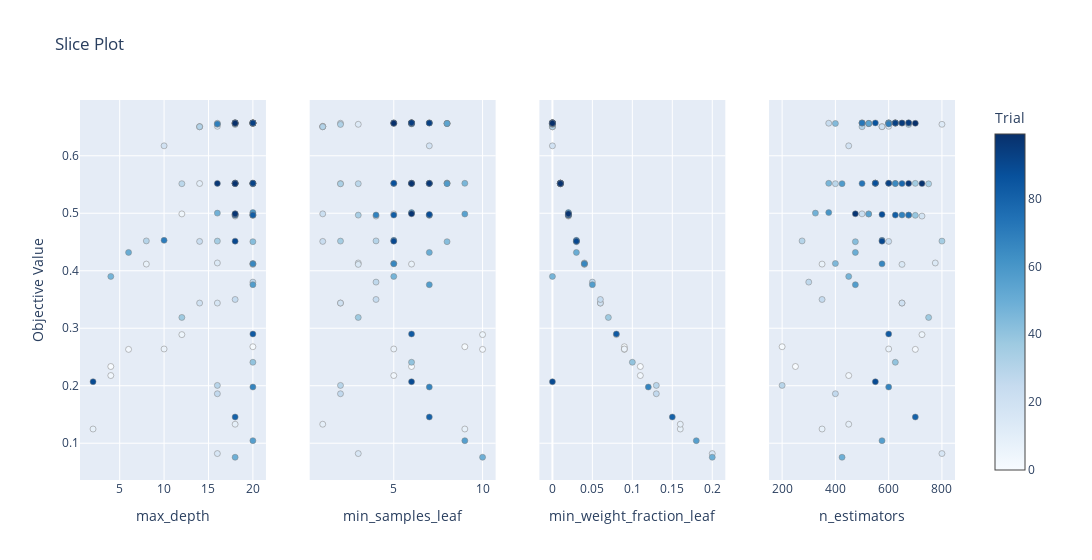

Notebook cell for this chart:
### Code cell
optuna.visualization.plot_slice(study_ext)
